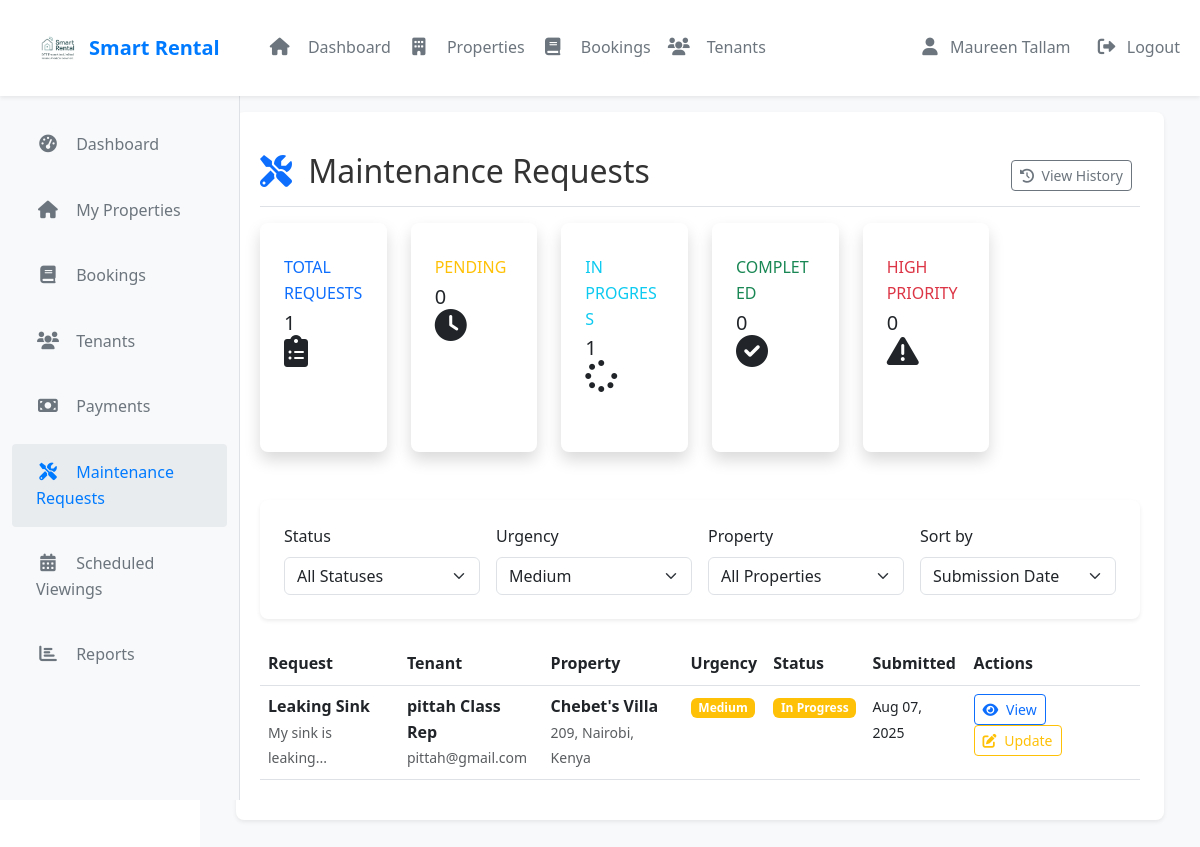
The page /smart_landlords/maintenance_requests.php?urgency=Medium (signed in) on the database its author committed.
### tables this page shows
CREATE TABLE `maintenance_requests` (
  `id` int(11) NOT NULL,
  `tenant_id` int(11) NOT NULL COMMENT 'User ID of the tenant',
  `property_id` int(11) NOT NULL COMMENT 'House ID',
  `booking_id` int(11) NOT NULL COMMENT 'Rental booking ID',
  `title` varchar(255) NOT NULL COMMENT 'Short title of the issue',
  `description` text NOT NULL COMMENT 'Detailed description of the issue',
  `photo_url` varchar(500) DEFAULT NULL COMMENT 'Optional photo of the issue',
  `urgency` enum('Low','Medium','High') NOT NULL DEFAULT 'Medium',
  `status` enum('Pending','In Progress','Completed','Rejected') NOT NULL DEFAULT 'Pending',
  `submission_date` datetime NOT NULL DEFAULT current_timestamp(),
  `assigned_repair_date` datetime DEFAULT NULL COMMENT 'Date when repair is scheduled',
  `assigned_technician` varchar(255) DEFAULT NULL COMMENT 'Name of assigned technician',
  `before_photo_url` varchar(500) DEFAULT NULL COMMENT 'Photo before repair',
  `after_photo_url` varchar(500) DEFAULT NULL COMMENT 'Photo after repair',
  `rejection_reason` text DEFAULT NULL COMMENT 'Reason if request is rejected',
  `rating` int(1) DEFAULT NULL COMMENT 'Star rating 1-5 after completion',
  `feedback` text DEFAULT NULL COMMENT 'Optional feedback after completion',
  `completion_date` datetime DEFAULT NULL COMMENT 'Date when work was completed',
  `created_at` timestamp NOT NULL DEFAULT current_timestamp(),
  `updated_at` timestamp NOT NULL DEFAULT current_timestamp() ON UPDATE current_timestamp()
);

CREATE TABLE `users` (
  `id` int(30) NOT NULL,
  `name` text NOT NULL,
  `username` varchar(200) NOT NULL,
  `phone_number` varchar(20) DEFAULT NULL COMMENT 'User''s contact phone number',
  `current_balance` decimal(15,2) DEFAULT 0.00,
  `default_payment_method` varchar(50) DEFAULT NULL,
  `password` text NOT NULL,
  `type` enum('admin','landlord','caretaker','customer') NOT NULL DEFAULT 'customer'
);

CREATE TABLE `houses` (
  `id` int(30) NOT NULL,
  `landlord_id` int(30) NOT NULL,
  `house_no` varchar(50) NOT NULL,
  `category_id` int(30) NOT NULL,
  `description` text NOT NULL,
  `location` varchar(255) DEFAULT NULL,
  `city` varchar(100) DEFAULT NULL,
  `state` varchar(100) DEFAULT NULL,
  `country` varchar(100) DEFAULT NULL,
  `latitude` decimal(10,8) DEFAULT NULL,
  `longitude` decimal(11,8) DEFAULT NULL,
  `price` double NOT NULL,
  `security_deposit` decimal(10,2) DEFAULT NULL,
  `min_rental_period` int(11) DEFAULT 1 COMMENT 'In months',
  `max_rental_period` int(11) DEFAULT 12 COMMENT 'In months',
  `advance_rent_months` int(11) DEFAULT 1 COMMENT 'Number of months rent to pay in advance',
  `payment_cycle` enum('monthly','quarterly','annually') NOT NULL DEFAULT 'monthly',
  `late_fee_percentage` decimal(5,2) DEFAULT 5.00,
  `bedrooms` int(11) DEFAULT 0,
  `bathrooms` int(11) DEFAULT 0,
  `area` decimal(10,2) DEFAULT NULL,
  `image` varchar(255) DEFAULT NULL,
  `main_image` varchar(255) DEFAULT NULL,
  `featured` tinyint(1) DEFAULT 0,
  `status` tinyint(1) DEFAULT 1,
  `created_at` timestamp NOT NULL DEFAULT current_timestamp(),
  `updated_at` timestamp NOT NULL DEFAULT current_timestamp() ON UPDATE current_timestamp(),
  `address` text DEFAULT NULL,
  `total_units` int(11) NOT NULL DEFAULT 1,
  `available_units` int(11) NOT NULL DEFAULT 1,
  `utilities` text DEFAULT NULL COMMENT 'JSON array of included utilities',
  `utilities_notes` text DEFAULT NULL COMMENT 'Additional notes about utilities'
);

### smart_landlords/maintenance_requests.php (the view, shortened to what the rows shown need)
<?php
require_once '../config/db.php';
$urgency_filter = $_GET['urgency'] ?? '';
$sort_by = $_GET['sort'] ?? 'submission_date';
$sort_order = $_GET['order'] ?? 'DESC';
$query = "
    SELECT mr.id, mr.tenant_id, mr.property_id, mr.booking_id, mr.title, mr.description,
           mr.photo_url, mr.urgency, mr.status, mr.submission_date, mr.assigned_repair_date,
           mr.assigned_technician, mr.before_photo_url, mr.after_photo_url, mr.rejection_reason,
           mr.rating, mr.feedback, mr.completion_date, mr.created_at, mr.updated_at,
           h.house_no, h.location, h.description as property_description,
           u.name as tenant_name, u.username as tenant_email, u.phone_number as tenant_phone
    FROM maintenance_requests mr
    JOIN houses h ON mr.property_id = h.id
    JOIN users u ON mr.tenant_id = u.id
    WHERE h.landlord_id = ?
";
$params = [$_SESSION['user_id']];
$types = 'i';
if ($urgency_filter) {
    $query .= " AND mr.urgency = ?";
    $params[] = $urgency_filter;
    $types .= 's';
}
$query .= " ORDER BY mr.$sort_by $sort_order";
$stmt = $conn->prepare($query);
$stmt->bind_param($types, ...$params);
$stmt->execute();
$requests = $stmt->get_result()->fetch_all(MYSQLI_ASSOC);
?>
<!DOCTYPE html>
<html lang="en">
<head>
    <link href="https://cdn.jsdelivr.net/npm/bootstrap@5.3.0/dist/css/bootstrap.min.css" rel="stylesheet">
    <link rel="stylesheet" href="https://cdnjs.cloudflare.com/ajax/libs/font-awesome/6.0.0/css/all.min.css">
    <link rel="stylesheet" href="assets/css/style.css">
</head>
<body>
    <div class="page-wrapper">
        <div class="container-fluid">
            <div class="row">
                <div class="main-content col-md-9 ms-sm-auto col-lg-10 px-md-4">
                    <div class="container-fluid">
                        <div class="page-content" style="margin-top: 80px;">
                <div class="d-flex justify-content-between flex-wrap flex-md-nowrap align-items-center pt-3 pb-2 mb-3 border-bottom">
                    <h1 class="h2">
                        <i class="fas fa-tools me-2 text-primary"></i>
                        Maintenance Requests
                    </h1>
                </div>
                <?php if (empty($requests)): ?>
                    <div class="text-center py-5">
                        <i class="fas fa-clipboard-list fa-3x text-muted mb-3"></i>
                        <h5 class="text-muted">No maintenance requests found</h5>
                        <p class="text-muted">No requests match your current filters.</p>
                    </div>
                <?php else: ?>
                    <div class="table-responsive">
                        <table class="table table-hover">
                            <thead>
                                <tr>
                                    <th>Request</th>
                                    <th>Tenant</th>
                                    <th>Property</th>
                                    <th>Urgency</th>
                                    <th>Status</th>
                                    <th>Submitted</th>
                                    <th>Actions</th>
                                </tr>
                            </thead>
                            <tbody>
                                <?php foreach ($requests as $request): ?>
                                <tr>
                                    <td>
                                        <div class="fw-bold"><?php echo htmlspecialchars($request['title']); ?></div>
                                        <small class="text-muted"><?php echo htmlspecialchars(substr($request['description'], 0, 50)); ?>...</small>
                                    </td>
                                    <td>
                                        <div class="fw-bold"><?php echo htmlspecialchars($request['tenant_name']); ?></div>
                                        <small class="text-muted"><?php echo htmlspecialchars($request['tenant_email']); ?></small>
                                    </td>
                                    <td>
                                        <div class="fw-bold"><?php echo htmlspecialchars($request['house_no']); ?></div>
                                        <small class="text-muted"><?php echo htmlspecialchars($request['location']); ?></small>
                                    </td>
                                    <td>
                                        <span class="badge bg-<?php
                                            echo $request['urgency'] === 'High' ? 'danger' :
                                                ($request['urgency'] === 'Medium' ? 'warning' : 'info');
                                        ?>">
                                            <?php echo $request['urgency']; ?>
                                        </span>
                                    </td>
                                    <td>
                                        <span class="badge bg-<?php
                                            echo $request['status'] === 'Completed' ? 'success' :
                                                ($request['status'] === 'In Progress' ? 'warning' :
                                                ($request['status'] === 'Rejected' ? 'danger' : 'secondary'));
                                        ?>">
                                            <?php echo $request['status']; ?>
                                        </span>
                                    </td>
                                    <td>
                                        <small><?php echo date('M d, Y', strtotime($request['submission_date'])); ?></small>
                                    </td>
                                    <td>
                                        <button class="btn btn-sm btn-outline-primary"
                                                onclick="viewRequestDetails(<?php echo $request['id']; ?>)">
                                            <i class="fas fa-eye me-1"></i> View
                                        </button>
                                        <button class="btn btn-sm btn-outline-warning"
                                                onclick="updateRequestStatus(<?php echo $request['id']; ?>, '<?php echo $request['status']; ?>')">
                                            <i class="fas fa-edit me-1"></i> Update
                                        </button>
                                    </td>
                                </tr>
                                <?php endforeach; ?>
                            </tbody>
                        </table>
                    </div>
                <?php endif; ?>
                </div>
            </div>
        </div>
    </div>
</body>
</html>

### rows shown on the page
maintenance_requests: title "Leaking Sink", description "My sink is leaking", tenant.name "pittah Class Rep", tenant.username "pittah@gmail.com", property.house_no "Chebet's Villa", property.location "209, Nairobi, Kenya", urgency "Medium", status "In Progress", submission_date "Aug 07, 2025"

### other values the page prints
$_SESSION['user_name'] "Maureen Tallam"
$stats['total_requests'] "1"
$stats['pending_count'] "0"
$stats['in_progress_count'] "1"
$stats['completed_count'] "0"
$stats['high_priority_count'] "0"
